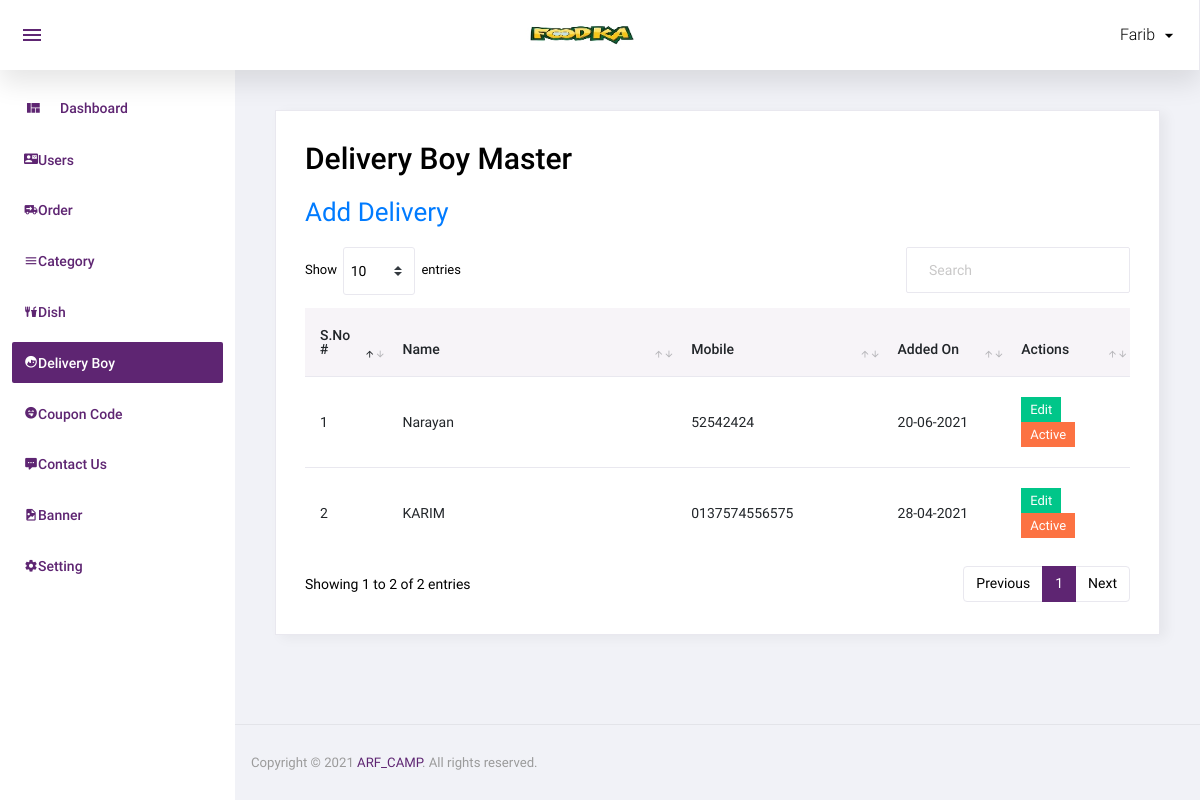
Before: /admin/delivery_boy.php (signed in) with the older database file.
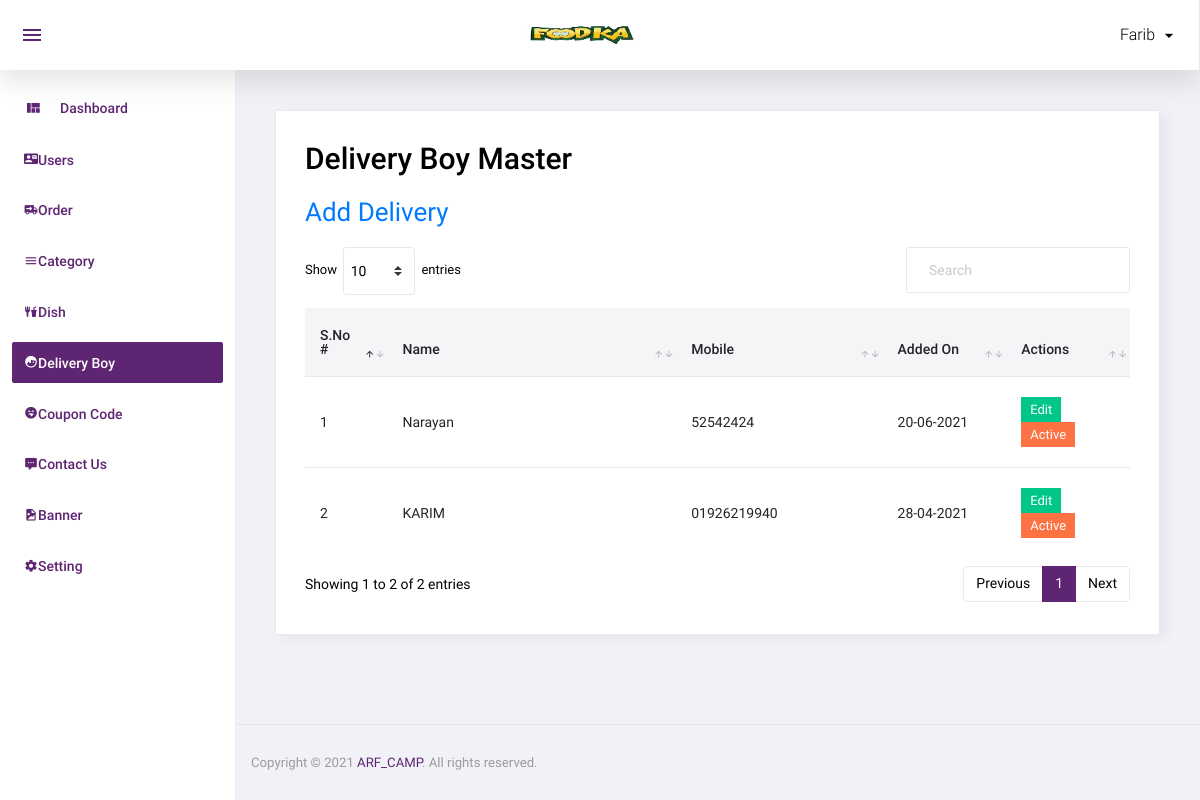
After: the same page with the newer database file.
### tables this page shows
CREATE TABLE `delivery_boy` (
  `id` int(11) NOT NULL,
  `name` varchar(50) NOT NULL,
  `mobile` varchar(50) NOT NULL,
  `password` varchar(50) NOT NULL,
  `status` int(11) NOT NULL,
  `added_on` datetime NOT NULL
);

### admin/delivery_boy.php (the view, shortened to what this page needs)
<?php
include('top.php');
$sql="select * from delivery_boy order by id desc";
$res=mysqli_query($con,$sql);
?>
  <div class="card">
            <div class="card-body">
              <h1 class="grid_title">Delivery Boy Master</h1>
			  <a href="manage_delivery_boy.php" class="add_link">Add Delivery</a>
			  <div class="row grid_box">
                <div class="col-12">
                  <div class="table-responsive">
                    <table id="order-listing" class="table">
                      <thead>
                        <tr>
                            <th width="10%">S.No #</th>
                            <th width="35%">Name</th>
                            <th width="25%">Mobile</th>
							<th width="15%">Added On</th>
                            <th width="20%">Actions</th>
                        </tr>
                      </thead>
                      <tbody>
                        <?php if(mysqli_num_rows($res)>0){
						$i=1;
						while($row=mysqli_fetch_assoc($res)){
						?>
						<tr>
                            <td><?php echo $i?></td>
                            <td><?php echo $row['name']?></td>
							<td><?php echo $row['mobile']?></td>
							<td>
							<?php
							$dateStr=strtotime($row['added_on']);
							echo date('d-m-Y',$dateStr);
							?>
							</td>
							<td>
								<a href="manage_delivery_boy.php?id=<?php echo $row['id']?>"><label class="badge badge-success hand_cursor">Edit</label></a>&nbsp;
								<?php
								if($row['status']==1){
								?>
								<a href="?id=<?php echo $row['id']?>&type=deactive"><label class="badge badge-danger hand_cursor">Active</label></a>
								<?php
								}else{
								?>
								<a href="?id=<?php echo $row['id']?>&type=active"><label class="badge badge-info hand_cursor">Deactive</label></a>
								<?php
								}
								?>
							</td>
                        </tr>
                        <?php
						$i++;
						} } else { ?>
						<tr>
							<td colspan="5">No data found</td>
						</tr>
						<?php } ?>
                      </tbody>
                    </table>
                  </div>
				</div>
              </div>
            </div>
          </div>
<?php include('footer.php');?>

Changed rows visible on the page:
changed delivery_boy "KARIM": mobile "0137574556575" → "01926219940"
